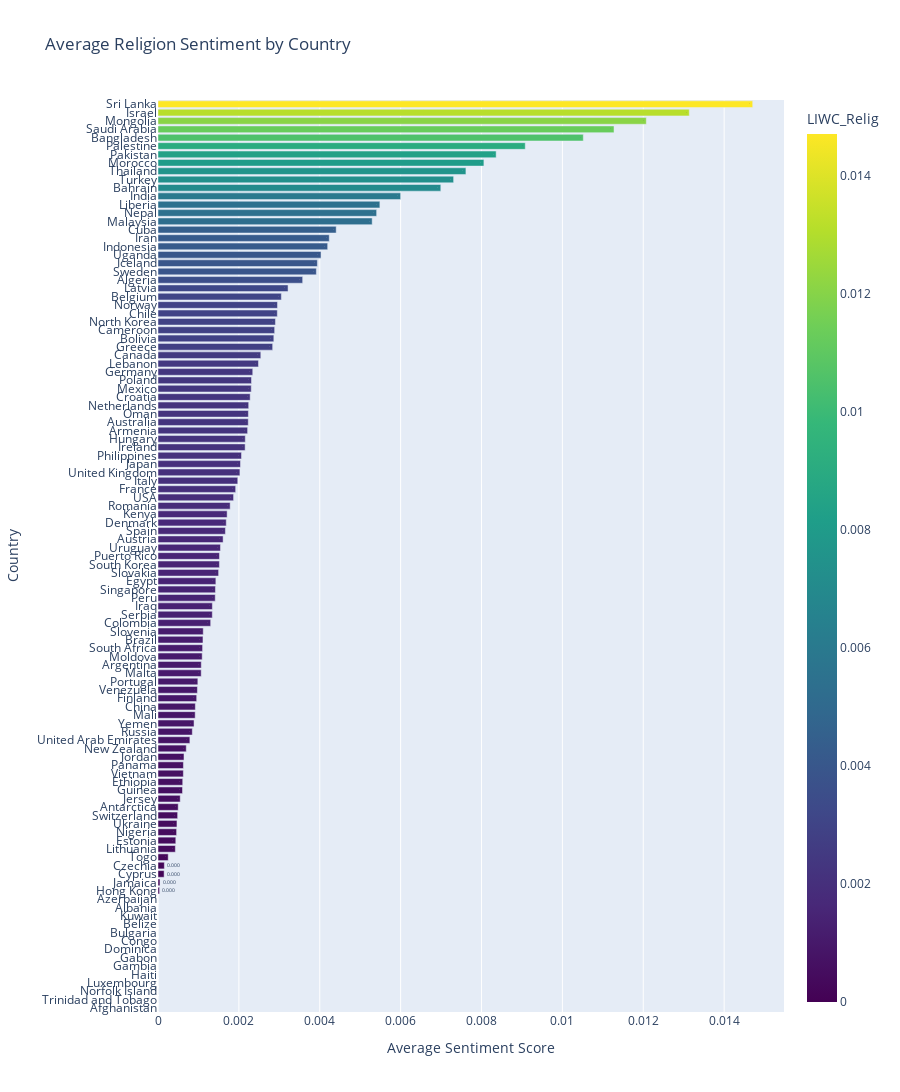

Source (notebook cell):
### Code cell
metric = "LIWC_Relig"
title="Average Religion Sentiment by Country"

pl.plot_countries_by_metric(avg_props_by_country, metric, title)

### Figure 1 — Plotly figure (JSON) as saved in the notebook; plotly's stock layout.template omitted (floating-point values rounded to 4 significant figures)
{"data": [{"hovertemplate": "LIWC_Relig=%{marker.color}<br>source_country=%{y}<extra></extra>", "legendgroup": "", "marker": {"color": [0.0, 0.0, 0.0, 0.0, 0.0, 0.0, 0.0, 0.0, 0.0, 0.0, 0.0, 0.0, 0.0, 0.0, 3.866e-05, 4.839e-05, 0.000151, 0.0001573, 0.0002525, 0.0004294, 0.0004398, 0.0004602, 0.0004688, 0.0004857, 0.0004997, 0.0005495, 0.0006061, 0.0006116, 0.0006269, 0.0006285, 0.0006425, 0.0006987, 0.000788, 0.0008483, 0.0008912, 0.0009193, 0.0009236, 0.0009566, 0.0009745, 0.0009851, 0.001068, 0.00107, 0.001092, 0.001102, 0.001112, 0.001119, 0.001303, 0.001343, 0.001344, 0.001415, 0.00142, 0.001431, 0.001499, 0.001519, 0.00152, 0.001545, 0.00161, 0.001667, 0.001688, 0.001709, 0.001785, 0.001869, 0.00192, 0.001972, 0.002026, 0.00204, 0.002065, 0.002155, 0.002158, 0.002216, 0.002232, 0.002235, 0.002243, 0.002279, 0.002306, 0.002312, 0.002343, 0.002484, 0.002542, 0.002835, 0.002864, 0.002885, 0.002904, 0.002951, 0.002954, 0.00305, 0.003216, 0.003577, 0.003916, 0.003941, 0.004031, 0.004196, 0.004235, 0.004406, 0.005296, 0.005407, 0.005486, 0.006, 0.006993, 0.00731, 0.007614, 0.008059, 0.008362, 0.009082, 0.01052, 0.01128, 0.01207, 0.01314, 0.01471], "coloraxis": "coloraxis", "pattern": {"shape": ""}}, "name": "", "orientation": "h", "showlegend": false, "textposition": "auto", "texttemplate": "%{x:.3f}", "type": "bar", "x": [0.0, 0.0, 0.0, 0.0, 0.0, 0.0, 0.0, 0.0, 0.0, 0.0, 0.0, 0.0, 0.0, 0.0, 3.866e-05, 4.839e-05, 0.000151, 0.0001573, 0.0002525, 0.0004294, 0.0004398, 0.0004602, 0.0004688, 0.0004857, 0.0004997, 0.0005495, 0.0006061, 0.0006116, 0.0006269, 0.0006285, 0.0006425, 0.0006987, 0.000788, 0.0008483, 0.0008912, 0.0009193, 0.0009236, 0.0009566, 0.0009745, 0.0009851, 0.001068, 0.00107, 0.001092, 0.001102, 0.001112, 0.001119, 0.001303, 0.001343, 0.001344, 0.001415, 0.00142, 0.001431, 0.001499, 0.001519, 0.00152, 0.001545, 0.00161, 0.001667, 0.001688, 0.001709, 0.001785, 0.001869, 0.00192, 0.001972, 0.002026, 0.00204, 0.002065, 0.002155, 0.002158, 0.002216, 0.002232, 0.002235, 0.002243, 0.002279, 0.002306, 0.002312, 0.002343, 0.002484, 0.002542, 0.002835, 0.002864, 0.002885, 0.002904, 0.002951, 0.002954, 0.00305, 0.003216, 0.003577, 0.003916, 0.003941, 0.004031, 0.004196, 0.004235, 0.004406, 0.005296, 0.005407, 0.005486, 0.006, 0.006993, 0.00731, 0.007614, 0.008059, 0.008362, 0.009082, 0.01052, 0.01128, 0.01207, 0.01314, 0.01471], "xaxis": "x", "y": ["Afghanistan", "Trinidad and Tobago", "Norfolk Island", "Luxembourg", "Haiti", "Gambia", "Gabon", "Dominica", "Congo", "Bulgaria", "Belize", "Kuwait", "Albania", "Azerbaijan", "Hong Kong", "Jamaica", "Cyprus", "Czechia", "Togo", "Lithuania", "Estonia", "Nigeria", "Ukraine", "Switzerland", "Antarctica", "Jersey", "Guinea", "Ethiopia", "Vietnam", "Panama", "Jordan", "New Zealand", "United Arab Emirates", "Russia", "Yemen", "Mali", "China", "Finland", "Venezuela", "Portugal", "Malta", "Argentina", "Moldova", "South Africa", "Brazil", "Slovenia", "Colombia", "Serbia", "Iraq", "Peru", "Singapore", "Egypt", "Slovakia", "South Korea", "Puerto Rico", "Uruguay", "Austria", "Spain", "Denmark", "Kenya", "Romania", "USA", "France", "Italy", "United Kingdom", "Japan", "Philippines", "Ireland", "Hungary", "Armenia", "Australia", "Oman", "Netherlands", "Croatia", "Mexico", "Poland", "Germany", "Lebanon", "Canada", "Greece", "Bolivia", "Cameroon", "North Korea", "Chile", "Norway", "Belgium", "Latvia", "Algeria", "Sweden", "Iceland", "Uganda", "Indonesia", "Iran", "Cuba", "Malaysia", "Nepal", "Liberia", "India", "Bahrain", "Turkey", "Thailand", "Morocco", "Pakistan", "Palestine", "Bangladesh", "Saudi Arabia", "Mongolia", "Israel", "Sri Lanka"], "yaxis": "y"}], "layout": {"barmode": "relative", "coloraxis": {"colorbar": {"title": {"text": "LIWC_Relig"}}, "colorscale": [[0, "#440154"], [0.1111, "#482878"], [0.2222, "#3e4989"], [0.3333, "#31688e"], [0.4444, "#26828e"], [0.5556, "#1f9e89"], [0.6667, "#35b779"], [0.7778, "#6ece58"], [0.8889, "#b5de2b"], [1, "#fde725"]]}, "height": 1200, "legend": {"tracegroupgap": 0}, "margin": {"l": 150}, "showlegend": false, "title": {"text": "Average Religion Sentiment by Country"}, "xaxis": {"anchor": "y", "domain": [0, 1], "title": {"text": "Average Sentiment Score"}}, "yaxis": {"anchor": "x", "automargin": true, "domain": [0, 1], "dtick": 1, "title": {"text": "Country"}}}}
